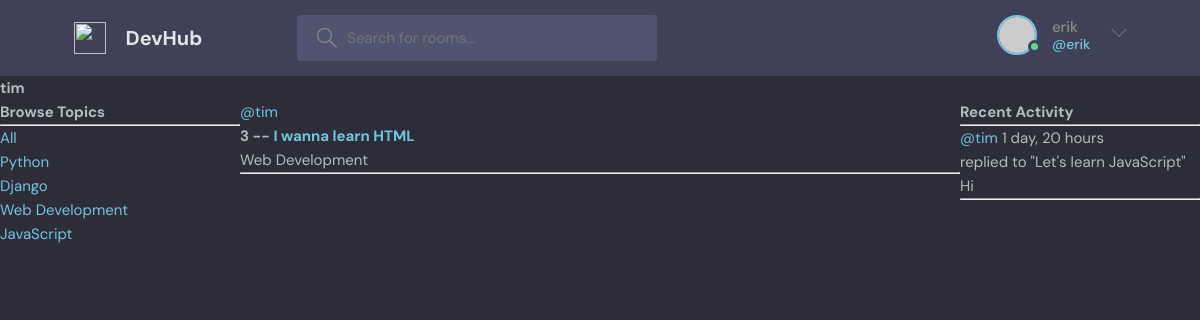
The app's page /profile/2 (signed in) with its own data.
### base/models.py (models this page shows)
class Topic(models.Model):
    name = models.CharField(max_length=200)
    def __str__(self):
        return self.name

class Room(models.Model):
    host = models.ForeignKey(User, on_delete=models.SET_NULL, null=True)
    topic = models.ForeignKey(Topic, on_delete=models.SET_NULL, null=True)
    name = models.CharField(max_length=200)
    description = models.TextField(null=True, blank=True)
    participants = models.ManyToManyField(User, related_name='participants', blank=True)
    updated = models.DateTimeField(auto_now=True)
    created = models.DateTimeField(auto_now_add=True)
    class Meta:
        ordering = ['-updated', '-created']
    def __str__(self):
        return self.name

class Message(models.Model):
    user =models.ForeignKey(User, on_delete=models.CASCADE)
    room = models.ForeignKey(Room, on_delete=models.CASCADE)
    body = models.TextField()
    updated = models.DateTimeField(auto_now=True)
    created = models.DateTimeField(auto_now_add=True)
    class Meta:
        ordering = ['-updated', '-created']
    def __str__(self):
        return self.body[0:50]

### base/views.py (the view)
# urls.py: path('profile/<str:pk>', views.userProfile, name='user-profile'),
def userProfile(request, pk):
    user = User.objects.get(id=pk)
    rooms = user.room_set.all()
    activity = user.message_set.all()
    topics = Topic.objects.all()
    context = {'user': user, 'rooms': rooms, 'activity': activity, 'topics': topics}
    return render(request, 'base/profile.html', context)

### base/templates/base/profile.html (shortened to what this page needs)
{% extends 'main.html' %}
{% block content %}
<h1>{{ user.username }}</h1>
<div class="profile-container">
    <div>
        {% include 'base/topic_component.html' %}
    </div>
    <div>
        {% include 'base/feed_component.html' %}
    </div>
    <div>
        {% include 'base/activity_component.html' %}
    </div>
</div>
{% endblock content %}

### templates/navbar.html (shortened to what this page needs)
<header class="header header--loggedIn">
    <div class="container">
        <a href="{% url 'home' %}" class="header__logo">
            <img src="assets/logo.svg" />
            <h1>DevHub</h1>
        </a>
        <form class="header__search" method="get" action="">
            <label>
                <input name="q" placeholder="Search for rooms..." />
            </label>
        </form>
        <nav class="header__menu">
            {% if request.user.is_authenticated %}
            <div class="header__user">
                <a href="profile.html">
                    <div class="avatar avatar--medium active">
                        <img src="https://randomuser.me/api/portraits/men/37.jpg" />
                    </div>
                    <p>{{ request.user.username }} <span>@{{ request.user.username }}</span></p>
                </a>
                <button class="dropdown-button">
                    <svg version="1.1" xmlns="http://www.w3.org/2000/svg" width="32" height="32" viewBox="0 0 32 32">
                        <title>chevron-down</title>
                        <path d="M16 21l-13-13h-3l16 16 16-16h-3l-13 13z"></path>
                    </svg>
                </button>
            </div>
            {% else %}
            <a href="{% url 'login' %}">
                <img src="./assets/avatar.svg" />
                <p>Login</p>
            </a>
            {% endif %}
        </nav>
    </div>
</header>

### base/templates/base/topic_component.html
<h3>Browse Topics</h3>
<hr>
<div>
    <a href="/">All</a>
</div>
{% for topic in topics %}
<div>
    <a href="/?q={{ topic.name }}">{{ topic.name }}</a>
</div>
{% endfor %}

### base/templates/base/feed_component.html (shortened to what this page needs)
<div>
    {% for room in rooms %}
    <div>
        <a href="/profile/{{ room.host.id }}">@{{ room.host.username }}</a>
        <h5>{{ room.id }} -- <a href="/room/{{ room.id }}">{{ room.name }}</a></h5>
        <small>{{ room.topic }}</small>
        <hr>
    </div>
    {% endfor %}
</div>

### base/templates/base/activity_component.html (shortened to what this page needs)
<h3>Recent Activity</h3>
<hr />
{% for message in activity %}
<div>
    <small><a href="/profile/{{ message.user.id }}">@{{ message.user }}</a> {{ message.created | timesince }}</small><br />
    <small>replied to "{{ message.room }}"</small>
    <p>{{ message }}</p>
    <hr />
</div>
{% endfor %}

### static/styles/style.css (style rules this page uses)
:root { --color-main: #71c6dd; --color-main-light: #e1f6fb; --color-dark: #3f4156; --color-dark-medium: #51546e; --color-dark-light: #696d97; --color-light: #e5e5e5; --color-gray: #8b8b8b; --color-light-gray: #b2bdbd; --color-bg: #2d2d39; --color-success: #5dd693; --color-error: #fc4b0b; }
* { font-family: "DM Sans", -apple-system, BlinkMacSystemFont, "Segoe UI", Roboto, Oxygen, Ubuntu, Cantarell, "Open Sans", "Helvetica Neue", sans-serif; margin: 0; padding: 0; box-sizing: border-box; text-rendering: optimizeLegibility; font-size: inherit; }
html { font-size: 56.25%; }
@media only screen and (min-width: 1200px) { html { font-size: 62.5%; } }
body { line-height: 1.6; font-weight: 400; font-size: 1.5rem; color: var(--color-light-gray); background-color: var(--color-bg); min-height: 100vh; }
img { width: 100%; }
a { display: inline-block; color: var(--color-main); text-decoration: none; }
.container { max-width: 120rem; width: 90%; margin: auto; }
.avatar { position: relative; display: inline-block; border-radius: 50%; border: 2px solid var(--color-main); }
.avatar img { display: block; border-radius: 50%; object-fit: cover; object-position: center; }
.avatar::after { content: ""; display: block; position: absolute; background-color: var(--color-gray); z-index: 111; border-radius: 50%; border: 0.3rem solid var(--color-dark); }
.avatar.active::after { background-color: var(--color-success); }
.avatar.avatar--medium img { width: 3.6rem; height: 3.6rem; border-radius: 50%; }
.avatar.avatar--medium:after { width: 0.7rem; height: 0.7rem; bottom: 0px; right: -6px; }
.header { padding: 1.5rem; background-color: var(--color-dark); }
.header > .container { display: flex; gap: 9.5rem; }
.header__logo, .header__user { display: flex; gap: 2rem; align-items: center; }
.header__logo > img { height: 3.2rem; width: 3.2rem; }
.header__logo > h1 { font-weight: 700; font-size: 2rem; color: var(--color-light); }
.header__search > label { background-color: var(--color-dark-medium); padding: 1.3rem 1rem; display: flex; align-items: center; gap: 1rem; border-radius: 4px; }
.header__search svg { fill: var(--color-gray); width: 2rem; height: 2rem; margin-left: 1rem; }
.header__search input { width: 30rem; background: transparent; border: none; outline: none; color: var(--color-light); }
.header__menu { margin-left: auto; position: relative; }
.header__menu a { display: flex; gap: 1.5rem; align-items: center; font-weight: 500; text-decoration: none; color: var(--color-gray); }
.header__menu img { height: 3.6rem; }
.header__menu p { line-height: 1.2; }
.header__menu span { color: var(--color-main); font-weight: 500; font-size: 1.4rem; display: block; }
.header__menu svg { width: 1.6rem; height: 1.6rem; fill: var(--color-dark-light); }
.dropdown-button { background: transparent; border: 0; outline: 0; cursor: pointer; }

### base/templates/base/profile.html (style rules this page uses)
.profile-container { display: grid; grid-template-columns: 1fr 3fr 1fr; }

### records on screen
Topic: name "Python"
Topic: name "Django"
Topic: name "Web Development"
Topic: name "JavaScript"
Room: host.username "tim", id "3", name "I wanna learn HTML", topic "Web Development"
Message: user "tim", created "1 day, 20 hours", room "Let's learn JavaScript", body "Hi"

### other values on screen
{{ request.user.username }} "erik"
{{ user.username }} "tim"
